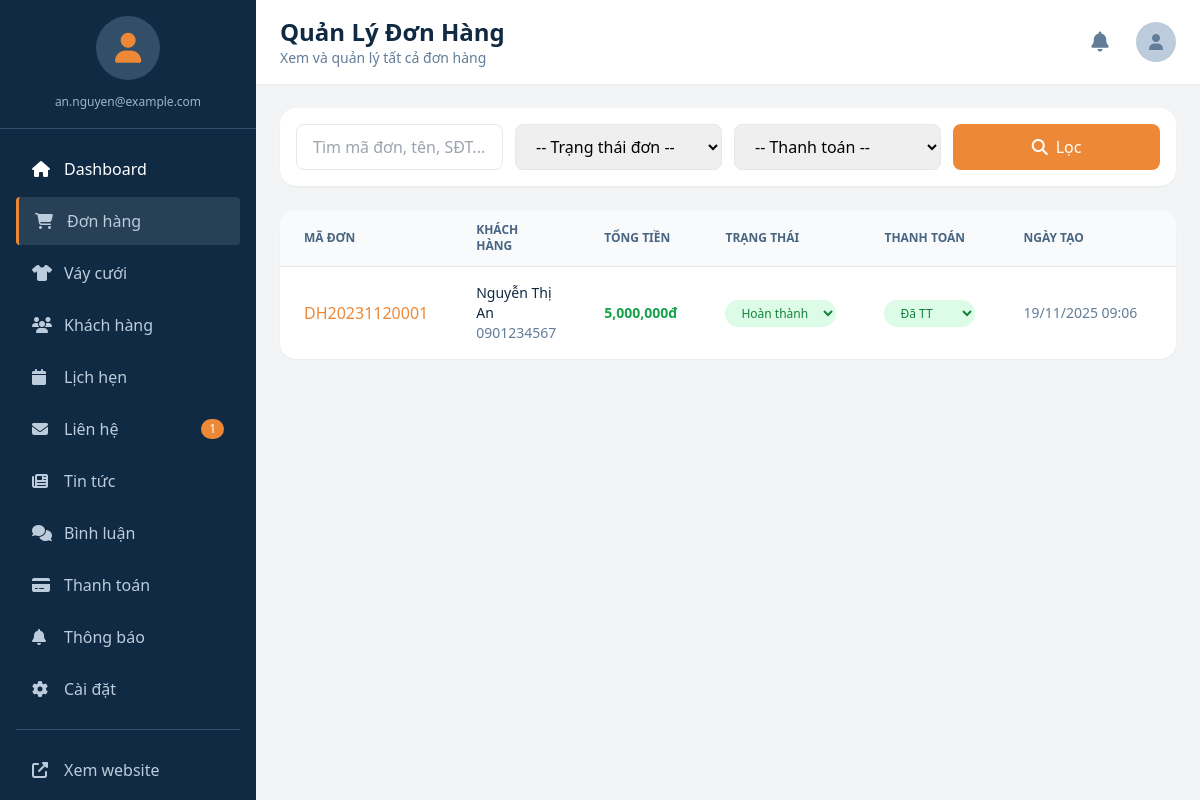
The app's page /admin-orders.php (signed in) with its own data.
### tables this page shows
CREATE TABLE don_hang (
   id BIGINT AUTO_INCREMENT PRIMARY KEY,
   ma_don_hang VARCHAR(50) UNIQUE COMMENT 'Mã đơn hàng duy nhất',
   nguoi_dung_id BIGINT NULL,
   ho_ten VARCHAR(255) NOT NULL COMMENT 'Họ tên người nhận',
   so_dien_thoai VARCHAR(30) NOT NULL COMMENT 'Số điện thoại người nhận',
   dia_chi TEXT NOT NULL COMMENT 'Địa chỉ nhận váy',
   ghi_chu TEXT NULL COMMENT 'Ghi chú đơn hàng',
   tong_tien DECIMAL(14,2) NOT NULL,
   trang_thai ENUM('pending','processing','completed','cancelled') DEFAULT 'pending',
   phuong_thuc_thanh_toan VARCHAR(50) DEFAULT 'qr_code' COMMENT 'Phương thức thanh toán',
   trang_thai_thanh_toan ENUM('pending','paid','failed','expired') DEFAULT 'pending' COMMENT 'Trạng thái thanh toán',
   created_at TIMESTAMP DEFAULT CURRENT_TIMESTAMP,
   updated_at TIMESTAMP NULL ON UPDATE CURRENT_TIMESTAMP,
   FOREIGN KEY (nguoi_dung_id) REFERENCES nguoi_dung(id) ON DELETE SET NULL,
   INDEX idx_ma_don_hang (ma_don_hang),
   INDEX idx_trang_thai (trang_thai),
   INDEX idx_trang_thai_thanh_toan (trang_thai_thanh_toan)
);

### admin-orders.php (the view, shortened to what this page needs)
<?php
require_once 'includes/config.php';
$search = $_GET['search'] ?? '';
$page = max(1, intval($_GET['page'] ?? 1));
$per_page = 10;
$offset = ($page - 1) * $per_page;
$where = "1=1";
$params = [];
$types = "";
$sql = "SELECT * FROM don_hang WHERE $where ORDER BY created_at DESC LIMIT ? OFFSET ?";
$params[] = $per_page;
$params[] = $offset;
$types .= "ii";
$stmt = $conn->prepare($sql);
$stmt->bind_param($types, ...$params);
$stmt->execute();
$orders = $stmt->get_result()->fetch_all(MYSQLI_ASSOC);
include 'includes/admin-layout.php';
?>
<div class="bg-white rounded-2xl shadow-sm p-4 mb-6">
    <form method="GET" class="grid grid-cols-1 sm:grid-cols-2 lg:grid-cols-4 gap-3">
        <input type="text" name="search" value="<?php echo htmlspecialchars($search); ?>"
            placeholder="Tìm mã đơn, tên, SĐT..." class="border border-gray-200 rounded-lg px-4 py-2.5 focus:ring-2 focus:ring-accent-500 focus:border-transparent text-base">
        <select name="status" class="border border-gray-200 rounded-lg px-4 py-2.5 focus:ring-2 focus:ring-accent-500 text-base">
            <option value="">-- Trạng thái đơn --</option>
        </select>
        <select name="payment" class="border border-gray-200 rounded-lg px-4 py-2.5 focus:ring-2 focus:ring-accent-500 text-base">
            <option value="">-- Thanh toán --</option>
        </select>
        <button type="submit" class="bg-accent-500 text-white rounded-lg px-4 py-2.5 hover:bg-accent-600 transition flex items-center justify-center">
            <i class="fas fa-search mr-2"></i>Lọc
        </button>
    </form>
</div>
<div class="bg-white rounded-2xl shadow-sm overflow-hidden">
    <div class="order-table-view hidden lg:block overflow-x-auto">
    <table class="min-w-full divide-y divide-gray-200">
        <thead class="bg-gray-50">
            <tr>
                <th class="px-6 py-3 text-left text-xs font-semibold text-navy-600 uppercase">Mã đơn</th>
                <th class="px-6 py-3 text-left text-xs font-semibold text-navy-600 uppercase">Khách hàng</th>
                <th class="px-6 py-3 text-left text-xs font-semibold text-navy-600 uppercase">Tổng tiền</th>
                <th class="px-6 py-3 text-left text-xs font-semibold text-navy-600 uppercase">Trạng thái</th>
                <th class="px-6 py-3 text-left text-xs font-semibold text-navy-600 uppercase">Thanh toán</th>
                <th class="px-6 py-3 text-left text-xs font-semibold text-navy-600 uppercase">Ngày tạo</th>
                <th class="px-6 py-3 text-left text-xs font-semibold text-navy-600 uppercase">Thao tác</th>
            </tr>
        </thead>
        <tbody class="bg-white divide-y divide-gray-100">
            <?php foreach ($orders as $order): ?>
            <tr class="hover:bg-gray-50 transition">
                <td class="px-6 py-4 whitespace-nowrap font-medium text-accent-500">
                    <?php echo htmlspecialchars($order['ma_don_hang']); ?>
                </td>
                <td class="px-6 py-4">
                    <div class="text-sm font-medium text-navy-900"><?php echo htmlspecialchars($order['ho_ten']); ?></div>
                    <div class="text-sm text-navy-500"><?php echo htmlspecialchars($order['so_dien_thoai']); ?></div>
                </td>
                <td class="px-6 py-4 whitespace-nowrap text-sm font-bold text-green-600">
                    <?php echo number_format($order['tong_tien']); ?>đ
                </td>
                <td class="px-6 py-4 whitespace-nowrap">
                    <form method="POST" class="inline">
                        <select name="status" onchange="this.form.submit()" class="text-xs border-0 rounded-full px-3 py-1 font-medium
                            <?php echo match($order['trang_thai']) {
                                'pending' => 'bg-yellow-100 text-yellow-700',
                                'processing' => 'bg-blue-100 text-blue-700',
                                'completed' => 'bg-green-100 text-green-700',
                                'cancelled' => 'bg-red-100 text-red-700',
                                default => 'bg-gray-100 text-gray-700'
                            }; ?>">
                            <option value="completed" <?php echo $order['trang_thai'] === 'completed' ? 'selected' : ''; ?>>Hoàn thành</option>
                        </select>
                    </form>
                </td>
                <td class="px-6 py-4 whitespace-nowrap">
                    <form method="POST" class="inline">
                        <select name="payment_status" onchange="this.form.submit()" class="text-xs border-0 rounded-full px-3 py-1 font-medium
                            <?php echo match($order['trang_thai_thanh_toan']) {
                                'pending' => 'bg-yellow-100 text-yellow-700',
                                'paid' => 'bg-green-100 text-green-700',
                                'failed' => 'bg-red-100 text-red-700',
                                default => 'bg-gray-100 text-gray-700'
                            }; ?>">
                            <option value="paid" <?php echo $order['trang_thai_thanh_toan'] === 'paid' ? 'selected' : ''; ?>>Đã TT</option>
                        </select>
                    </form>
                </td>
                <td class="px-6 py-4 whitespace-nowrap text-sm text-navy-500">
                    <?php echo date('d/m/Y H:i', strtotime($order['created_at'])); ?>
                </td>
                <td class="px-6 py-4 whitespace-nowrap text-sm">
                </td>
            </tr>
            <?php endforeach; ?>
        </tbody>
    </table>
    </div>
</div>
<?php include 'includes/admin-footer.php'; ?>

### assets/css/admin-responsive.css (style rules this page uses)
html.admin-page, body.admin-page { overflow-x: hidden; max-width: 100vw; -webkit-text-size-adjust: 100%; }
.admin-page *, .admin-page *::before, .admin-page *::after { box-sizing: border-box; }
.admin-page *:not(.overflow-x-auto):not(.dress-table-view):not(.order-table-view):not(.user-table-view) { max-width: 100%; }
.overflow-x-auto, .dress-table-view, .order-table-view, .user-table-view { overflow-x: auto; -webkit-overflow-scrolling: touch; scrollbar-width: thin; max-width: 100%; }
.overflow-x-auto { -webkit-overflow-scrolling: touch; scrollbar-width: thin; }

### includes/admin-layout.php (style rules this page uses)
html.admin-page, body.admin-page { overflow-x: hidden; max-width: 100vw; }

### records on screen
don_hang: ma_don_hang "DH20231120001", ho_ten "Nguyễn Thị An", so_dien_thoai "0901234567", tong_tien "5,000,000", status "Hoàn thành", payment_status "Đã TT", created_at "19/11/2025 09:06"

### other values on screen
$_SESSION['admin_email'] "an.nguyen@example.com"
$new_contacts "1"
$page_title "Quản Lý Đơn Hàng"
$page_subtitle "Xem và quản lý tất cả đơn hàng"
